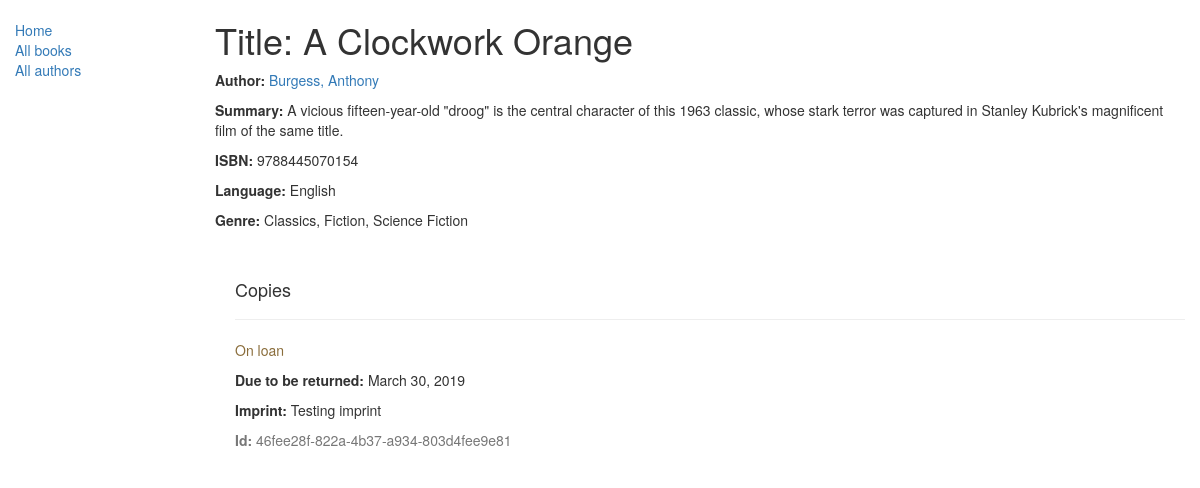
/catalog/book/1, run on the app's committed database.
### catalog/models.py (models this page shows, shortened)
class Book(models.Model):
    title = models.CharField(max_length=200)
    author = models.ForeignKey('Author', on_delete=models.SET_NULL, null=True)
    summary = models.TextField(max_length=1000, help_text="Enter a brief description of the book")
    isbn = models.CharField('ISBN', max_length=13,
                            help_text='13 Character <a href="https://www.isbn-international.org/content/what-isbn">'
                                      'ISBN number</a>')
    genre = models.ManyToManyField(Genre, help_text="Select a genre for this book")
    language = models.ForeignKey('Language', on_delete=models.SET_NULL, help_text="Select the language of the book",
                                 null=True)
    def display_genre(self):
        return ', '.join([genre.name for genre in self.genre.all()[:3]])
    display_genre.short_description = 'Genre'

class Author(models.Model):
    first_name = models.CharField(max_length=100)
    last_name = models.CharField(max_length=100)
    date_of_birth = models.DateField(null=True, blank=True)
    date_of_death = models.DateField('Died', null=True, blank=True)
    def __str__(self):
        return '%s, %s' % (self.last_name, self.first_name)

class Language(models.Model):
    language_name = models.CharField(max_length=200, help_text="This field contains the language of the selected book")
    def __str__(self):
        return self.language_name

class Genre(models.Model):
    name = models.CharField(max_length=200, help_text="Enter a book genre (e.g. Science Fiction, French Poetry etc.)")
    def __str__(self):
        return self.name

class BookInstance(models.Model):
    id = models.UUIDField(primary_key=True, default=uuid.uuid4,
                          help_text="ID único para este libro particular en toda la biblioteca")
    book = models.ForeignKey('Book', on_delete=models.SET_NULL, null=True)
    imprint = models.CharField(max_length=200)
    due_back = models.DateField(null=True, blank=True)
    LOAN_STATUS = (
        ('m', 'Maintenance'),
        ('o', 'On loan'),
        ('a', 'Available'),
        ('r', 'Reserved'),
    )
    status = models.CharField(max_length=1, choices=LOAN_STATUS, blank=True, default='m',
                              help_text='Disponibilidad del libro')
    class Meta:
        ordering = ["due_back"]

### catalog/views.py (the view)
# urls.py: url(r'^book/(?P<pk>\d+)$', views.BookDetailView.as_view(), name='book-detail'),
class BookDetailView(generic.DetailView):
    model = Book

### catalog/templates/catalog/book_detail.html
{% extends "base_generic.html" %}
{% block content %}
  <h1>Title: {{ book.title }}</h1>
  <p><strong>Author:</strong> <a href="{% url 'author-detail' book.author.pk %}">{{ book.author }}</a></p>
  <p><strong>Summary:</strong> {{ book.summary }}</p>
  <p><strong>ISBN:</strong> {{ book.isbn }}</p>
  <p><strong>Language:</strong> {{ book.language }}</p>
  <p><strong>Genre:</strong> {% for genre in book.genre.all %} {{ genre }}{% if not forloop.last %}, {% endif %}{% endfor %}</p>
  <div style="margin-left:20px;margin-top:20px">
    <br>
    <h4>Copies</h4>
    {% for copy in book.bookinstance_set.all %}
    <hr>
    <p class="{% if copy.status == 'a' %}text-success{% elif copy.status == 'm' %}text-danger{% else %}text-warning{% endif %}">{{ copy.get_status_display }}</p>
    {% if copy.status != 'a' %}<p><strong>Due to be returned:</strong> {{copy.due_back}}</p>{% endif %}
    <p><strong>Imprint:</strong> {{copy.imprint}}</p>
    <p class="text-muted"><strong>Id:</strong> {{copy.id}}</p>
    {% endfor %}
  </div>
{% endblock %}

### catalog/templates/base_generic.html (shortened to what this page needs)
<!DOCTYPE html>
<html lang="en">
<head>
  <link rel="stylesheet" href="https://maxcdn.bootstrapcdn.com/bootstrap/3.3.7/css/bootstrap.min.css">
  {% load static %}
  <link rel="stylesheet" href="{% static 'css/styles.css' %}">
</head>
<body>
  <div class="container-fluid">
    <div class="row">
      <div class="col-sm-2">
      {% block sidebar %}
      <ul class="sidebar-nav">
          <li><a href="{% url 'index' %}">Home</a></li>
          <li><a href="{% url 'books' %}">All books</a></li>
          <li><a href="{% url 'authors' %}">All authors</a></li>
      </ul>
     {% endblock %}
      </div>
      <div class="col-sm-10 ">
      {% block content %}{% endblock %}
      </div>
    </div>
  </div>
</body>
</html>

### catalog/static/css/styles.css (style rules this page uses)
.sidebar-nav { margin-top: 20px; padding: 0; list-style: none; }

### data on the page
Book: title "A Clockwork Orange", author "Burgess, Anthony", summary "A vicious fifteen-year-old \"droog\" is the central character of this 1963 classic, whose stark terror was captured in Stanley Kubrick's magnificent film of the same title.", isbn "9788445070154", language "English"
Genre: name "Classics"
Genre: name "Fiction"
Genre: name "Science Fiction"
BookInstance: status "On loan", due_back "March 30, 2019", imprint "Testing imprint", id "46fee28f-822a-4b37-a934-803d4fee9e81"
